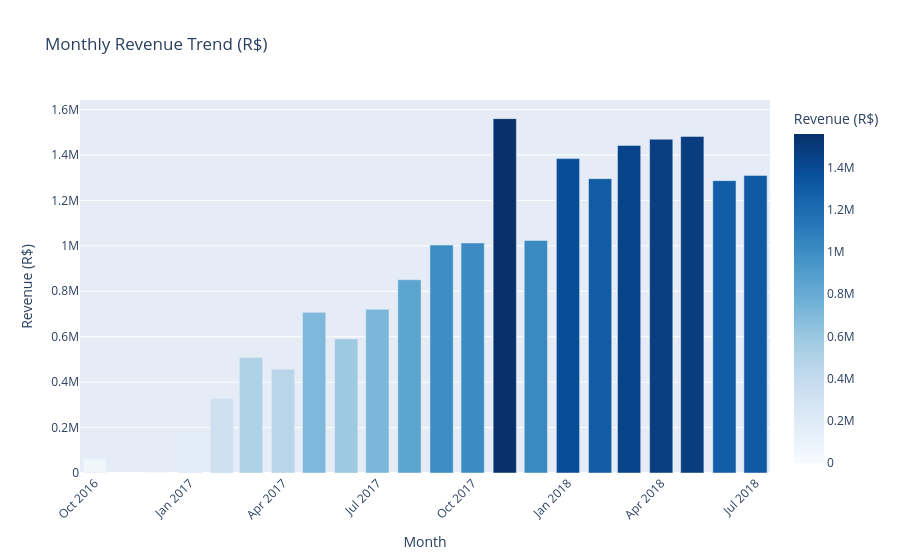

Notebook code cell kept with this figure:
### Code cell
# Visualise it
fig = px.bar(monthly, x='year_month', y='revenue',
    title='Monthly Revenue Trend (R$)',
    labels={'year_month': 'Month', 'revenue': 'Revenue (R$)'},
    color='revenue', color_continuous_scale='Blues')
fig.update_layout(showlegend=False, xaxis_tickangle=-45)
fig.show()

# Save for dashboard
monthly.to_csv('../data/processed/monthly_revenue.csv', index=False)
print("Saved monthly_revenue.csv")

### Figure 1 — Plotly figure (JSON) as saved in the notebook; plotly's stock layout.template omitted (floating-point values rounded to 4 significant figures)
{"data": [{"hovertemplate": "Month=%{x}<br>Revenue (R$)=%{marker.color}<extra></extra>", "legendgroup": "", "marker": {"color": [62190.0, 19.62, 178300.0, 327900.0, 508800.0, 457100.0, 707000.0, 590200.0, 720400.0, 850600.0, 1003000.0, 1012000.0, 1560000.0, 1023000.0, 1384000.0, 1296000.0, 1442000.0, 1469000.0, 1482000.0, 1287000.0, 1310000.0], "coloraxis": "coloraxis", "pattern": {"shape": ""}}, "name": "", "orientation": "v", "showlegend": false, "textposition": "auto", "type": "bar", "x": ["2016-10", "2016-12", "2017-01", "2017-02", "2017-03", "2017-04", "2017-05", "2017-06", "2017-07", "2017-08", "2017-09", "2017-10", "2017-11", "2017-12", "2018-01", "2018-02", "2018-03", "2018-04", "2018-05", "2018-06", "2018-07"], "xaxis": "x", "y": [62190.0, 19.62, 178300.0, 327900.0, 508800.0, 457100.0, 707000.0, 590200.0, 720400.0, 850600.0, 1003000.0, 1012000.0, 1560000.0, 1023000.0, 1384000.0, 1296000.0, 1442000.0, 1469000.0, 1482000.0, 1287000.0, 1310000.0], "yaxis": "y"}], "layout": {"barmode": "relative", "coloraxis": {"autocolorscale": false, "colorbar": {"title": {"text": "Revenue (R$)"}}, "colorscale": [[0, "rgb(247,251,255)"], [0.125, "rgb(222,235,247)"], [0.25, "rgb(198,219,239)"], [0.375, "rgb(158,202,225)"], [0.5, "rgb(107,174,214)"], [0.625, "rgb(66,146,198)"], [0.75, "rgb(33,113,181)"], [0.875, "rgb(8,81,156)"], [1, "rgb(8,48,107)"]]}, "legend": {"tracegroupgap": 0}, "showlegend": false, "title": {"text": "Monthly Revenue Trend (R$)"}, "xaxis": {"anchor": "y", "domain": [0, 1], "tickangle": -45, "title": {"text": "Month"}}, "yaxis": {"anchor": "x", "domain": [0, 1], "title": {"text": "Revenue (R$)"}}}}
